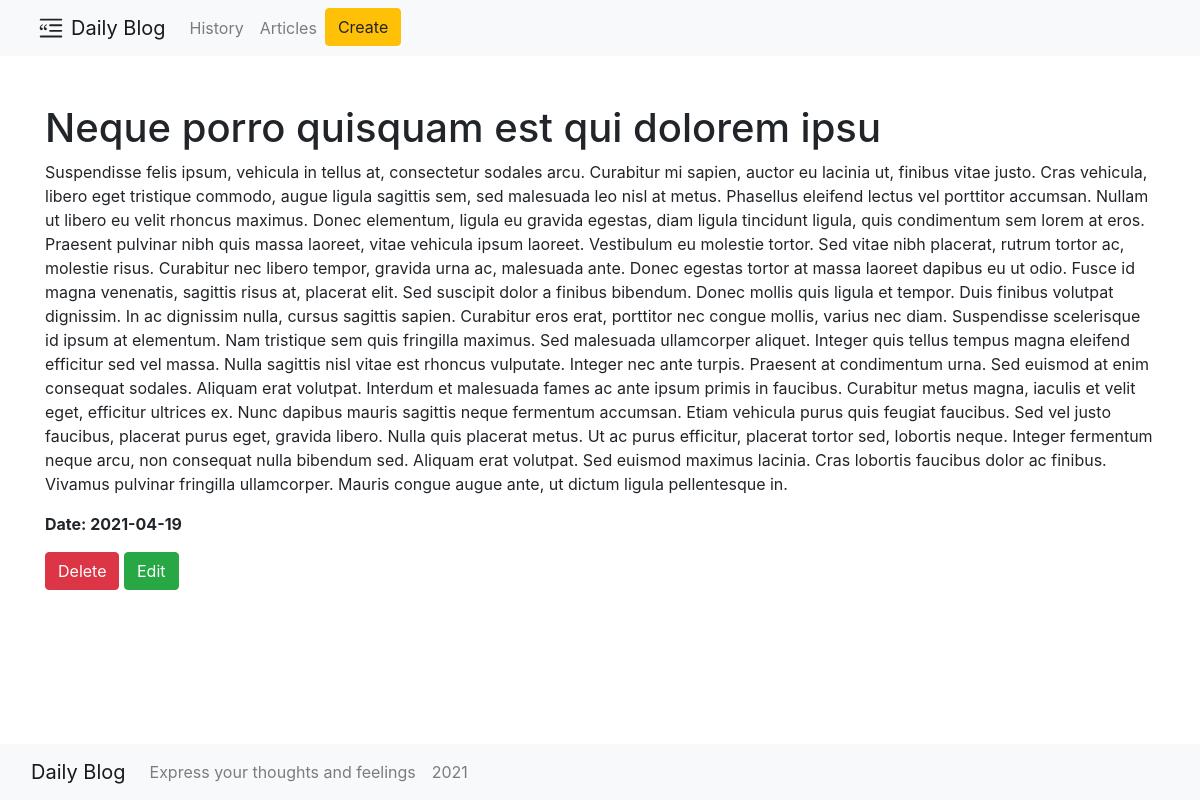
The page /posts/2 on the database its author committed.
### app.py (models this page shows, shortened)
class Article(db.Model):
    id = db.Column(db.Integer, primary_key=True)
    title = db.Column(db.String(100), nullable=False)
    intro = db.Column(db.String(300), nullable=False)
    text = db.Column(db.Text, nullable=False)
    date = db.Column(db.DateTime, default=datetime.utcnow)

### app.py (the view)
@app.route('/posts/<int:id>')
def post_deteil(id):
    article = Article.query.get(id)
    return render_template("post_detail.html", article=article)

### templates/post_detail.html (shortened to what this page needs)
{% extends 'base.html' %}
{% block body %}
<div class="container py-5 ">
    <h1>{{ article.title }}</h1>
    <div class="alert.alert-info">
        <p>{{ article.text }}</p>
        <p><b>Date: {{ article.date.date() }}</b></p>
        <a href="/posts/{{ article.id }}/del" class="btn btn-danger">Delete</a>
        <a href="/posts/{{ article.id }}/update" class="btn btn-success">Edit</a>
    </div>
</div>
    <br>
{% endblock %}

### rows shown on the page
Article: title "Neque porro quisquam est qui dolorem ipsu", text "Suspendisse felis ipsum, vehicula in tellus at, consectetur sodales arcu. Curabitur mi sapien, auctor eu lacinia ut, finibus vitae justo. Cras vehicula, libero eget tristique commodo, augue ligula sagittis sem, sed malesuada leo nisl at metus. Phasellus eleifend lectus vel porttitor accumsan. Nullam ut libero eu velit rhoncus maximus. Donec elementum, ligula eu gravida egestas, diam ligula tincidunt ligula, quis condimentum sem lorem at eros. Praesent pulvinar nibh quis massa laoreet, vitae vehicula ipsum laoreet. Vestibulum eu molestie tortor. Sed vitae nibh placerat, rutrum tortor ac, molestie risus. Curabitur nec libero tempor, gravida urna ac, malesuada ante. Donec egestas tortor at…", date "2021-04-19"
